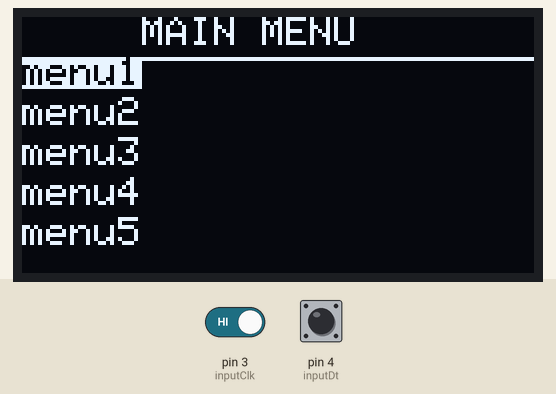
This sketch was run on a simulated Arduino Uno, built with avr-gcc and run on an emulated ATmega328P. Parts: 128×64 one-colour display. The test bench sets the inputs (shaded band); at power-on: pin 3 (inputClk) HIGH, pin 4 (inputDt) HIGH. The display library's start-up logo is not drawn; what the sketch prints to the serial monitor is not drawn.

Above: at 2.8 s.
2.9 s: pin 3 (inputClk) driven LOW
At 3.5 s:
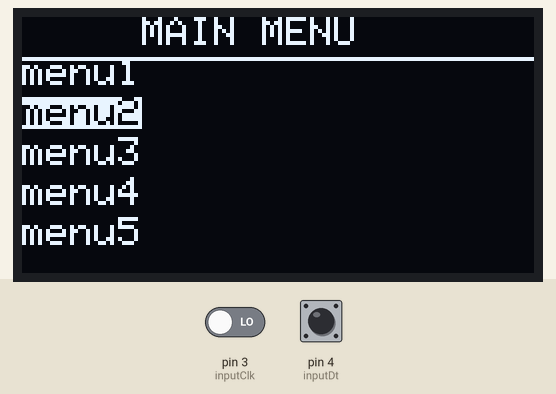
4.4 s: pin 3 (inputClk) driven HIGH
At 5.4 s:
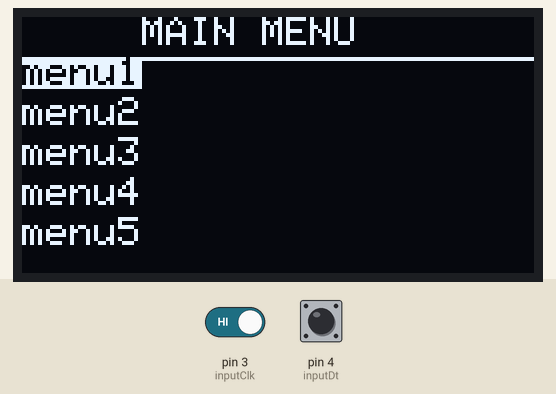
Timing chart, 0 to 7.4 s (numbered marks = the images above; inputs shaded):
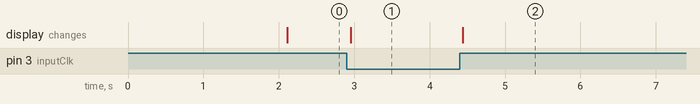

The sketch:

test_menu.ino
```cpp
#include <Adafruit_GFX.h>
#include <Adafruit_SSD1306.h>
#include <string.h>
using namespace std;

#define SCREEN_WIDTH 128 // OLED display width, in pixels
#define SCREEN_HEIGHT 64

#define inputSw 2
#define inputClk 3
#define inputDt 4

#define OLED_RESET     -1 // Reset pin # (or -1 if sharing Arduino reset pin)
#define SCREEN_ADDRESS 0x3C

Adafruit_SSD1306 display(SCREEN_WIDTH, SCREEN_HEIGHT, &Wire, OLED_RESET);

int counter = 0;
int currentValue;
int previousValue;
int maxHeight;
int minHeight;
int state = 0;
String output = "";
volatile boolean turned;

int latestInputCLK;
int latestInputDT;
long timeOfLastDebounce = 0;
double delayOfDebounce = 0.01;


unsigned long asyncDelay = 0;
unsigned long lastButtonPress = 50;
int delayLength = 500;

char cstr[16];

  String menu1 = "menu1";
  String menu2 = "menu2";
  String menu3 = "menu3";
  String menu4 = "menu4";
  String menu5 = "menu5";

// String headerMenu = "Arduino DSP Menu";

// String menu[5] = {
//   "Menu 1",
//   "Menu 2",
//   "Menu 3",
//   "Menu 4",
//   "Menu 5"
// };

void setup() {
  Serial.begin(9600);

  if(!display.begin(SSD1306_SWITCHCAPVCC, SCREEN_ADDRESS)) {
    Serial.println(F("SSD1306 allocation failed"));
    for(;;); // Don't proceed, loop forever
  }

  pinMode(inputSw, INPUT_PULLUP);
  pinMode(inputClk, INPUT);
  pinMode(inputDt, INPUT);

  display.display();
  delay(2000);
  display.clearDisplay();
  display.display();
        display.setTextColor(SSD1306_WHITE);
      display.setTextSize(1.5);
  display.setCursor(0,0);

  currentValue = digitalRead(inputClk);
  attachInterrupt(1, rotaryDetect, CHANGE);

  latestInputCLK = digitalRead(inputClk);
  latestInputDT = digitalRead(inputDt);


    while(1) {
  // readSwitch();
  // showMenu();
  // readRotaryEncoder();
  // readDigitalRead();
  anotherRotaryChecker();
  showMenu();
  }

}

void anotherRotaryChecker(void){
  if((millis() - timeOfLastDebounce) > delayOfDebounce){
    checkRotary();

    latestInputCLK = digitalRead(inputClk);
    latestInputDT = digitalRead(inputDt);

    timeOfLastDebounce = millis();
  }
}

void rotaryDetect(void) {
  turned=true;
}

void checkRotary(void) {
  if(latestInputCLK == 0 && latestInputDT == 1){
    if(digitalRead(inputClk) == 1 && digitalRead(inputDt) == 0){
      counter++;
      Serial.println(counter);
    } else if(digitalRead(inputClk) == 1 && digitalRead(inputDt) == 1){
      counter--;
      Serial.println(counter);
    }
  } else if(latestInputCLK == 1 && latestInputDT == 0){
    if(digitalRead(inputClk) == 0 && digitalRead(inputDt) == 1){
    counter++;
    Serial.println(counter);
    } else if(digitalRead(inputClk) == 0 && digitalRead(inputDt) == 0){
        counter--;
        Serial.println(counter);
    }
  } else if(latestInputCLK == 1 && latestInputDT == 1){
    if(digitalRead(inputClk) == 0 && digitalRead(inputDt) == 1){
      counter++;
      Serial.println(counter);
    } else if(digitalRead(inputClk) == 0 && digitalRead(inputDt) == 1){
counter--;
Serial.println(counter);
    }
  } else if(latestInputCLK == 0 && latestInputDT == 0){
    if(digitalRead(inputClk) == 1 && digitalRead(inputDt) == 0){
counter++;
Serial.println(counter);
    } else if(digitalRead(inputClk) == 1 && digitalRead(inputDt) == 0){
counter--;
Serial.println(counter);
    }
  }

  // if(digitalRead(inputClk) ^= 0 ^= digitalRead(inputDt) == 1){
  //   Serial.println("CW");
  // } else if(digitalRead(inputClk) == 1 ^= digitalRead(inputDt) == 1){
  //   Serial.println("CCW");
  // }
}

void loop() {
  // display.setTextColor(SSD1306_WHITE);
  // display.setCursor(30,0);
  // display.display();
  // while(1) {
  // readSwitch();
  // // showMenu();
  // readRotaryEncoder();
  // }

}

void readDigitalRead(void){
  // if(turned){
  //   turned = false;
  // Serial.print("InputCLK: ");
  // Serial.println(digitalRead(inputClk));
  // Serial.print("InputDT: ");
  // Serial.println(digitalRead(inputDt));
  // }
  // if(digitalRead(inputClk) ^= digitalRead(inputDt)){
  //   Serial.println("Masuk");
  // }

}

void readSwitch(){
  if(digitalRead(inputSw) == LOW){
    if(millis() - lastButtonPress > 150){
    Serial.println("Tombol ditekan");
    }
lastButtonPress = millis();
  }
  delay(1);

}


void readRotaryEncoder(void){
  previousValue = digitalRead(inputClk);
  if(currentValue != previousValue){
    if(digitalRead(inputDt) != previousValue && (state == 0 || state == 1)){
      counter ++;
      state = 1;
      Serial.println("Clockwise");
      output = "Clockwise";
      asyncDelay = millis();
      } else if(digitalRead(inputDt) == previousValue && (state == 0 || state == 2)) {
      counter --;
      state = 2;
      Serial.println("Counter Clockwise");
      output = "Counter Clockwise";
      asyncDelay = millis();
    }
    Serial.println(counter);

    if(millis() > asyncDelay + delayLength){
      asyncDelay+=delayLength;
      state = 0;
    }

    if(counter < 0){
      counter = 0;
    } else if(counter > 4) {
      counter = 4;
    }
    // displaySomething();
  }
  // showMenu();
currentValue = previousValue;
}

  void displaySomething(void) {
    display.clearDisplay();
    display.setCursor(0, counter);
    display.setTextColor(SSD1306_WHITE);
    display.println(output);
    display.display();
  }

void showMenu(void){
      if(counter < 0){
      counter = 0;
    } else if(counter > 4) {
      counter = 4;
    }

    display.setTextSize(1);
    display.clearDisplay();
    display.setTextColor(WHITE);
    display.setCursor(30, 0);
    display.print("MAIN MENU");
    display.drawFastHLine(0,10,128,WHITE);

  if(counter == 0){
    displayMenuItem(menu1, 10, true);
    displayMenuItem(menu2, 20, false);
    displayMenuItem(menu3, 30, false);
    displayMenuItem(menu4, 40, false);
    displayMenuItem(menu5, 50, false);
  } else if(counter == 1){
    displayMenuItem(menu1, 10, false);
    displayMenuItem(menu2, 20, true);
    displayMenuItem(menu3, 30, false);
    displayMenuItem(menu4, 40, false);
    displayMenuItem(menu5, 50, false);
  } else if(counter == 2){
    displayMenuItem(menu1, 10, false);
    displayMenuItem(menu2, 20, false);
    displayMenuItem(menu3, 30, true);
    displayMenuItem(menu4, 40, false);
    displayMenuItem(menu5, 50, false);
  } else if(counter == 3){
    displayMenuItem(menu1, 10, false);
    displayMenuItem(menu2, 20, false);
    displayMenuItem(menu3, 30, false);
    displayMenuItem(menu4, 40, true);
    displayMenuItem(menu5, 50, false);
  } else if(counter == 4){
    displayMenuItem(menu1, 10, false);
    displayMenuItem(menu2, 20, false);
    displayMenuItem(menu3, 30, false);
    displayMenuItem(menu4, 40, false);
    displayMenuItem(menu5, 50, true);
  }

  display.display();

}

void displayMenuItem(String item, int position, boolean selected){
  if(selected){
    display.setTextColor(SSD1306_BLACK, SSD1306_WHITE);
  } else {
    display.setTextColor(SSD1306_WHITE);
  }
  display.setCursor(0, position);
  display.print(item);
}
```

Measured:
- after the input at 2.9 s, the display: changes after 0.05 s (image 1)
- after the input at 4.4 s, the display: changes at once (image 2)
